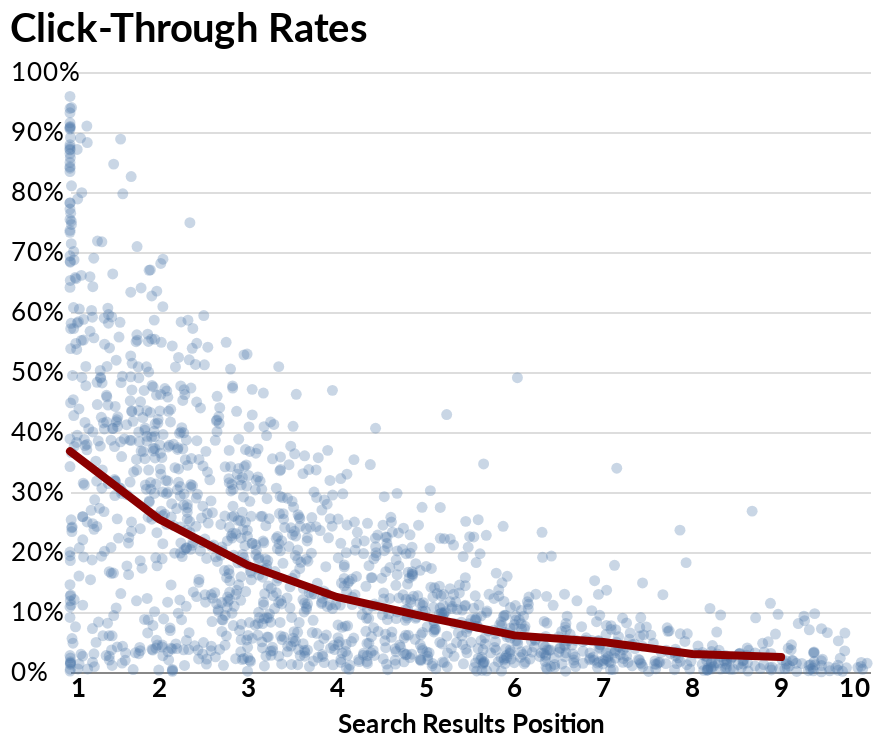

Here is the notebook cell this chart was saved with:
### Code cell
base = alt.Chart(filtered).encode(
x=alt.X('position', title='Search Results Position', scale=alt.Scale(zero=False)),
y=alt.Y('ctr', title=None, axis=alt.Axis(format='.0%')))

points = base.mark_circle(opacity=.3)

line = alt.Chart(line_df).mark_line(size=4, color='darkred', strokeCap='round').encode(
x=alt.X('position', scale=alt.Scale(zero=False)),
y=alt.Y('avg_ctr', title='Based on Search Results Position'))

points_line = (points + line).properties(title='Click-Through Rates', width=400)
points_line

### Figure 1 — Vega-Lite specification as saved in the notebook (floating-point values rounded to 4 significant figures; data arrays with more than 128 entries replaced by an {"elided": "..."} marker saying what was removed)
{"$schema": "https://vega.github.io/schema/vega-lite/v3.4.0.json", "background": "white", "config": {"axisX": {"grid": false, "labelAngle": 0, "labelFont": "Lato", "labelFontSize": 13, "labelFontWeight": "bold", "ticks": false, "titleFont": "Lato", "titleFontSize": 13, "titleY": 20}, "axisY": {"domainWidth": 0, "labelAlign": "left", "labelFont": "Lato", "labelFontSize": 13, "labelLimit": 100, "labelPadding": 30, "ticks": false, "titleAlign": "left", "titleAngle": 0, "titleFont": "Lato", "titleFontSize": 13, "titleX": -30, "titleY": -20}, "title": {"anchor": "start", "font": "Lato", "fontSize": 20, "offset": 5}, "view": {"strokeOpacity": 0}}, "datasets": {"data-991f457d461c11966050656cb9d9b78e": [{"avg_ctr": 0.368, "position": 1}, {"avg_ctr": 0.255, "position": 2}, {"avg_ctr": 0.178, "position": 3}, {"avg_ctr": 0.125, "position": 4}, {"avg_ctr": 0.092, "position": 5}, {"avg_ctr": 0.061, "position": 6}, {"avg_ctr": 0.05, "position": 7}, {"avg_ctr": 0.03, "position": 8}, {"avg_ctr": 0.025, "position": 9}], "data-c1b2a677962be895723f7b3607bc6e40": {"elided": "1487 records"}}, "height": 300, "layer": [{"data": {"name": "data-c1b2a677962be895723f7b3607bc6e40"}, "encoding": {"x": {"field": "position", "scale": {"zero": false}, "title": "Search Results Position", "type": "quantitative"}, "y": {"axis": {"format": ".0%"}, "field": "ctr", "title": null, "type": "quantitative"}}, "mark": {"opacity": 0.3, "type": "circle"}}, {"data": {"name": "data-991f457d461c11966050656cb9d9b78e"}, "encoding": {"x": {"field": "position", "scale": {"zero": false}, "type": "quantitative"}, "y": {"field": "avg_ctr", "title": "Based on Search Results Position", "type": "quantitative"}}, "mark": {"color": "darkred", "size": 4, "strokeCap": "round", "type": "line"}}], "title": "Click-Through Rates", "width": 400}
